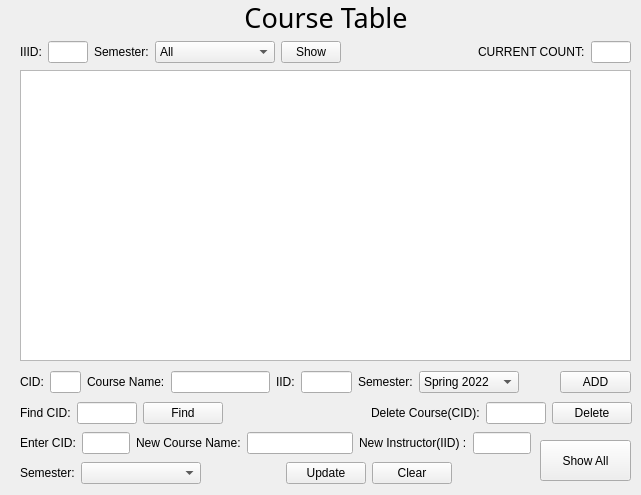
    <widget class="QWidget" name="Course_page">
     <widget class="QWidget" name="layoutWidget_9">
      <property name="geometry">
       <rect>
        <x>20</x>
        <y>0</y>
        <width>611</width>
        <height>34</height>
       </rect>
      </property>
      <layout class="QHBoxLayout" name="horizontalLayout_24">
       <item>
        <spacer name="horizontalSpacer_26">
         <property name="orientation">
          <enum>Qt::Horizontal</enum>
         </property>
         <property name="sizeHint" stdset="0">
          <size>
           <width>40</width>
           <height>20</height>
          </size>
         </property>
        </spacer>
       </item>
       <item>
        <widget class="QLabel" name="label_50">
         <property name="font">
          <font>
           <family>Perpetua Titling MT</family>
           <pointsize>20</pointsize>
          </font>
         </property>
         <property name="text">
          <string>Course Table</string>
         </property>
         <property name="alignment">
          <set>Qt::AlignCenter</set>
         </property>
        </widget>
       </item>
       <item>
        <spacer name="horizontalSpacer_27">
         <property name="orientation">
          <enum>Qt::Horizontal</enum>
         </property>
         <property name="sizeHint" stdset="0">
          <size>
           <width>40</width>
           <height>20</height>
          </size>
         </property>
        </spacer>
       </item>
      </layout>
     </widget>
     <widget class="QWidget" name="layoutWidget_11">
      <property name="geometry">
       <rect>
        <x>20</x>
        <y>40</y>
        <width>611</width>
        <height>24</height>
       </rect>
      </property>
      <layout class="QHBoxLayout" name="horizontalLayout_26">
       <item>
        <widget class="QLabel" name="label_65">
         <property name="text">
          <string>IIID:</string>
         </property>
        </widget>
       </item>
       <item>
        <widget class="QLineEdit" name="lineEdit_iidCourse_fill">
         <property name="maximumSize">
          <size>
           <width>40</width>
           <height>16777215</height>
          </size>
         </property>
        </widget>
       </item>
       <item>
        <widget class="QLabel" name="label_54">
         <property name="text">
          <string>Semester:</string>
         </property>
        </widget>
       </item>
       <item>
        <widget class="QComboBox" name="comboBox_semesterFill">
         <property name="minimumSize">
          <size>
           <width>120</width>
           <height>0</height>
          </size>
         </property>
         <property name="maximumSize">
          <size>
           <width>40</width>
           <height>16777215</height>
          </size>
         </property>
         <item>
          <property name="text">
           <string>All</string>
          </property>
         </item>
         <item>
          <property name="text">
           <string>Spring 2022</string>
          </property>
         </item>
         <item>
          <property name="text">
           <string>Summer 2022</string>
          </property>
         </item>
         <item>
          <property name="text">
           <string>Fall 2022</string>
          </property>
         </item>
         <item>
          <property name="text">
           <string>Winter 2022</string>
          </property>
         </item>
        </widget>
       </item>
       <item>
        <widget class="QPushButton" name="btn_fill_course">
         <property name="maximumSize">
          <size>
           <width>60</width>
           <height>16777215</height>
          </size>
         </property>
         <property name="text">
          <string>Show</string>
         </property>
        </widget>
       </item>
       <item>
        <spacer name="horizontalSpacer_29">
         <property name="orientation">
          <enum>Qt::Horizontal</enum>
         </property>
         <property name="sizeHint" stdset="0">
          <size>
           <width>40</width>
           <height>20</height>
          </size>
         </property>
        </spacer>
       </item>
       <item>
        <widget class="QLabel" name="label_52">
         <property name="text">
          <string>CURRENT COUNT:</string>
         </property>
        </widget>
       </item>
       <item>
        <widget class="QLineEdit" name="lineEdit_courseCnt">
         <property name="maximumSize">
          <size>
           <width>40</width>
           <height>16777215</height>
          </size>
         </property>
         <property name="readOnly">
          <bool>true</bool>
         </property>
        </widget>
       </item>
      </layout>
     </widget>
     <widget class="QTableView" name="tableView_course">
      <property name="geometry">
       <rect>
        <x>20</x>
        <y>70</y>
        <width>611</width>
        <height>291</height>
       </rect>
      </property>
     </widget>
     <widget class="QWidget" name="layoutWidget_12">
      <property name="geometry">
       <rect>
        <x>20</x>
        <y>370</y>
        <width>611</width>
        <height>24</height>
       </rect>
      </property>
      <layout class="QHBoxLayout" name="horizontalLayout_27">
       <item>
        <widget class="QLabel" name="label_55">
         <property name="text">
          <string>CID:</string>
         </property>
        </widget>
       </item>
       <item>
        <widget class="QLineEdit" name="lineEdit_cid">
         <property name="maximumSize">
          <size>
           <width>40</width>
           <height>16777215</height>
          </size>
         </property>
        </widget>
       </item>
       <item>
        <spacer name="horizontalSpacer_30">
         <property name="orientation">
          <enum>Qt::Horizontal</enum>
         </property>
         <property name="sizeHint" stdset="0">
          <size>
           <width>5</width>
           <height>20</height>
          </size>
         </property>
        </spacer>
       </item>
       <item>
        <widget class="QLabel" name="label_58">
         <property name="text">
          <string>Course Name:</string>
         </property>
        </widget>
       </item>
       <item>
        <widget class="QLineEdit" name="lineEdit_courseName">
         <property name="minimumSize">
          <size>
           <width>80</width>
           <height>0</height>
          </size>
         </property>
        </widget>
       </item>
       <item>
        <widget class="QLabel" name="label_56">
         <property name="text">
          <string>IID:</string>
         </property>
        </widget>
       </item>
       <item>
        <widget class="QLineEdit" name="lineEdit_insIID">
         <property name="sizePolicy">
          <sizepolicy hsizetype="Fixed" vsizetype="Fixed">
           <horstretch>0</horstretch>
           <verstretch>0</verstretch>
          </sizepolicy>
         </property>
         <property name="minimumSize">
          <size>
           <width>20</width>
           <height>0</height>
          </size>
         </property>
         <property name="maximumSize">
          <size>
           <width>60</width>
           <height>16777215</height>
          </size>
         </property>
        </widget>
       </item>
       <item>
        <widget class="QLabel" name="label_57">
         <property name="text">
          <string>Semester:</string>
         </property>
        </widget>
       </item>
       <item>
        <spacer name="horizontalSpacer_31">
         <property name="orientation">
          <enum>Qt::Horizontal</enum>
         </property>
         <property name="sizeHint" stdset="0">
          <size>
           <width>5</width>
           <height>20</height>
          </size>
         </property>
        </spacer>
       </item>
       <item>
        <widget class="QComboBox" name="comboBox_semesterAdd">
         <property name="minimumSize">
          <size>
           <width>100</width>
           <height>0</height>
          </size>
         </property>
         <property name="maximumSize">
          <size>
           <width>40</width>
           <height>16777215</height>
          </size>
         </property>
         <item>
          <property name="text">
           <string>Spring 2022</string>
          </property>
         </item>
         <item>
          <property name="text">
           <string>Summer 2022</string>
          </property>
         </item>
         <item>
          <property name="text">
           <string>Fall 2022</string>
          </property>
         </item>
         <item>
          <property name="text">
           <string>Winter 2022</string>
          </property>
         </item>
        </widget>
       </item>
       <item>
        <spacer name="horizontalSpacer_32">
         <property name="orientation">
          <enum>Qt::Horizontal</enum>
         </property>
         <property name="sizeHint" stdset="0">
          <size>
           <width>13</width>
           <height>13</height>
          </size>
         </property>
        </spacer>
       </item>
       <item>
        <spacer name="horizontalSpacer_33">
         <property name="orientation">
          <enum>Qt::Horizontal</enum>
         </property>
         <property name="sizeHint" stdset="0">
          <size>
           <width>40</width>
           <height>20</height>
          </size>
         </property>
        </spacer>
       </item>
       <item>
        <widget class="QPushButton" name="btn_addCourse">
         <property name="minimumSize">
          <size>
           <width>50</width>
           <height>0</height>
          </size>
         </property>
         <property name="maximumSize">
          <size>
           <width>536</width>
           <height>16777215</height>
          </size>
         </property>
         <property name="text">
          <string>ADD</string>
         </property>
        </widget>
       </item>
      </layout>
     </widget>
     <widget class="QWidget" name="layoutWidget_13">
      <property name="geometry">
       <rect>
        <x>20</x>
        <y>400</y>
        <width>612</width>
        <height>26</height>
       </rect>
      </property>
      <layout class="QHBoxLayout" name="horizontalLayout_28">
       <item>
        <layout class="QHBoxLayout" name="horizontalLayout_29">
         <item>
          <widget class="QLabel" name="label_59">
           <property name="text">
            <string>Find CID:</string>
           </property>
          </widget>
         </item>
         <item>
          <widget class="QLineEdit" name="lineEdit_cidFind">
           <property name="minimumSize">
            <size>
             <width>20</width>
             <height>0</height>
            </size>
           </property>
           <property name="maximumSize">
            <size>
             <width>60</width>
             <height>16777215</height>
            </size>
           </property>
          </widget>
         </item>
         <item>
          <widget class="QPushButton" name="btnFindCid">
           <property name="text">
            <string>Find</string>
           </property>
          </widget>
         </item>
        </layout>
       </item>
       <item>
        <spacer name="horizontalSpacer_34">
         <property name="orientation">
          <enum>Qt::Horizontal</enum>
         </property>
         <property name="sizeType">
          <enum>QSizePolicy::Expanding</enum>
         </property>
         <property name="sizeHint" stdset="0">
          <size>
           <width>18</width>
           <height>19</height>
          </size>
         </property>
        </spacer>
       </item>
       <item>
        <widget class="QLabel" name="label_60">
         <property name="text">
          <string>Delete Course(CID):</string>
         </property>
        </widget>
       </item>
       <item>
        <widget class="QLineEdit" name="lineEdit_cidDel">
         <property name="maximumSize">
          <size>
           <width>60</width>
           <height>16777215</height>
          </size>
         </property>
        </widget>
       </item>
       <item>
        <widget class="QPushButton" name="btnDelCid">
         <property name="text">
          <string>Delete</string>
         </property>
        </widget>
       </item>
      </layout>
     </widget>
     <widget class="QWidget" name="layoutWidget_14">
      <property name="geometry">
       <rect>
        <x>20</x>
        <y>430</y>
        <width>511</width>
        <height>56</height>
       </rect>
      </property>
      <layout class="QVBoxLayout" name="verticalLayout_7">
       <item>
        <layout class="QHBoxLayout" name="horizontalLayout_30">
         <item>
          <widget class="QLabel" name="label_61">
           <property name="text">
            <string>Enter CID:</string>
           </property>
          </widget>
         </item>
         <item>
          <widget class="QLineEdit" name="lineEdit_CID_update">
           <property name="maximumSize">
            <size>
             <width>50</width>
             <height>16777215</height>
            </size>
           </property>
          </widget>
         </item>
         <item>
          <widget class="QLabel" name="label_64">
           <property name="text">
            <string>New Course Name:</string>
           </property>
          </widget>
         </item>
         <item>
          <widget class="QLineEdit" name="lineEdit_courseName_update">
           <property name="maximumSize">
            <size>
             <width>120</width>
             <height>16777215</height>
            </size>
           </property>
          </widget>
         </item>
         <item>
          <widget class="QLabel" name="label_62">
           <property name="text">
            <string>New Instructor(IID) :</string>
           </property>
          </widget>
         </item>
         <item>
          <widget class="QLineEdit" name="lineEdit_course_update_iid">
           <property name="maximumSize">
            <size>
             <width>60</width>
             <height>16777215</height>
            </size>
           </property>
          </widget>
         </item>
        </layout>
       </item>
       <item>
        <layout class="QHBoxLayout" name="horizontalLayout_31">
         <item>
          <widget class="QLabel" name="label_63">
           <property name="text">
            <string>Semester:</string>
           </property>
          </widget>
         </item>
         <item>
          <widget class="QComboBox" name="comboBox_semesterUpdate">
           <property name="minimumSize">
            <size>
             <width>120</width>
             <height>0</height>
            </size>
           </property>
           <property name="maximumSize">
            <size>
             <width>40</width>
             <height>16777215</height>
            </size>
           </property>
           <item>
            <property name="text">
             <string/>
            </property>
           </item>
           <item>
            <property name="text">
             <string>Spring 2022</string>
            </property>
           </item>
           <item>
            <property name="text">
             <string>Summer 2022</string>
            </property>
           </item>
           <item>
            <property name="text">
             <string>Fall 2022</string>
            </property>
           </item>
           <item>
            <property name="text">
             <string>Winter 2022</string>
            </property>
           </item>
          </widget>
         </item>
         <item>
          <spacer name="horizontalSpacer_36">
           <property name="orientation">
            <enum>Qt::Horizontal</enum>
           </property>
           <property name="sizeHint" stdset="0">
            <size>
             <width>40</width>
             <height>20</height>
            </size>
           </property>
          </spacer>
         </item>
         <item>
          <widget class="QPushButton" name="btn_courseUpdate">
           <property name="text">
            <string>Update</string>
           </property>
          </widget>
         </item>
         <item>
          <widget class="QPushButton" name="btn_courseUpdateClear">
           <property name="text">
            <string>Clear</string>
           </property>
          </widget>
         </item>
         <item>
          <spacer name="horizontalSpacer_35">
           <property name="orientation">
            <enum>Qt::Horizontal</enum>
           </property>
           <property name="sizeHint" stdset="0">
            <size>
             <width>40</width>
             <height>20</height>
            </size>
           </property>
          </spacer>
         </item>
        </layout>
       </item>
      </layout>
     </widget>
     <widget class="QPushButton" name="btn_showAll_courses">
      <property name="geometry">
       <rect>
        <x>540</x>
        <y>440</y>
        <width>91</width>
        <height>41</height>
       </rect>
      </property>
      <property name="text">
       <string>Show All</string>
      </property>
     </widget>
    </widget>
